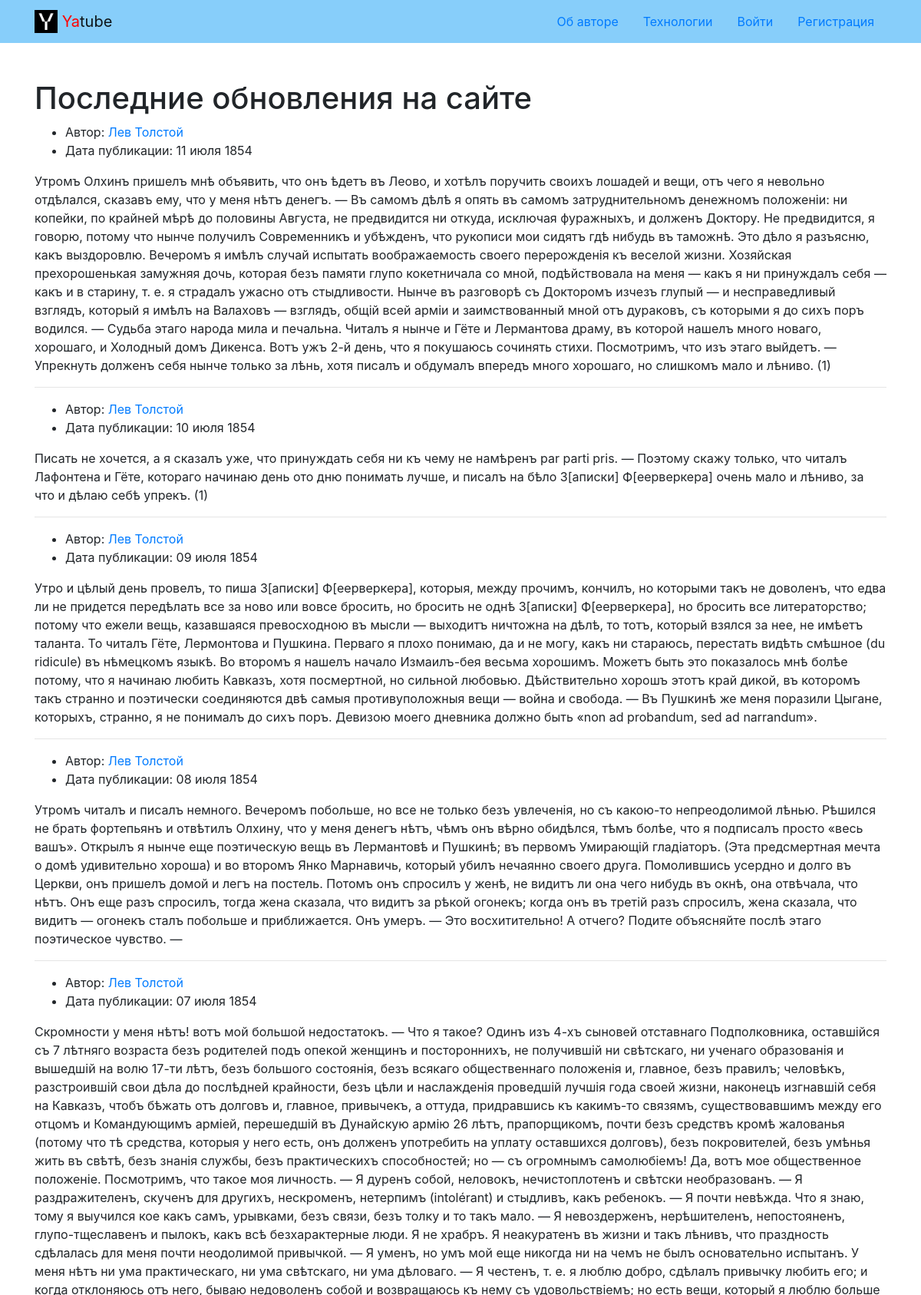
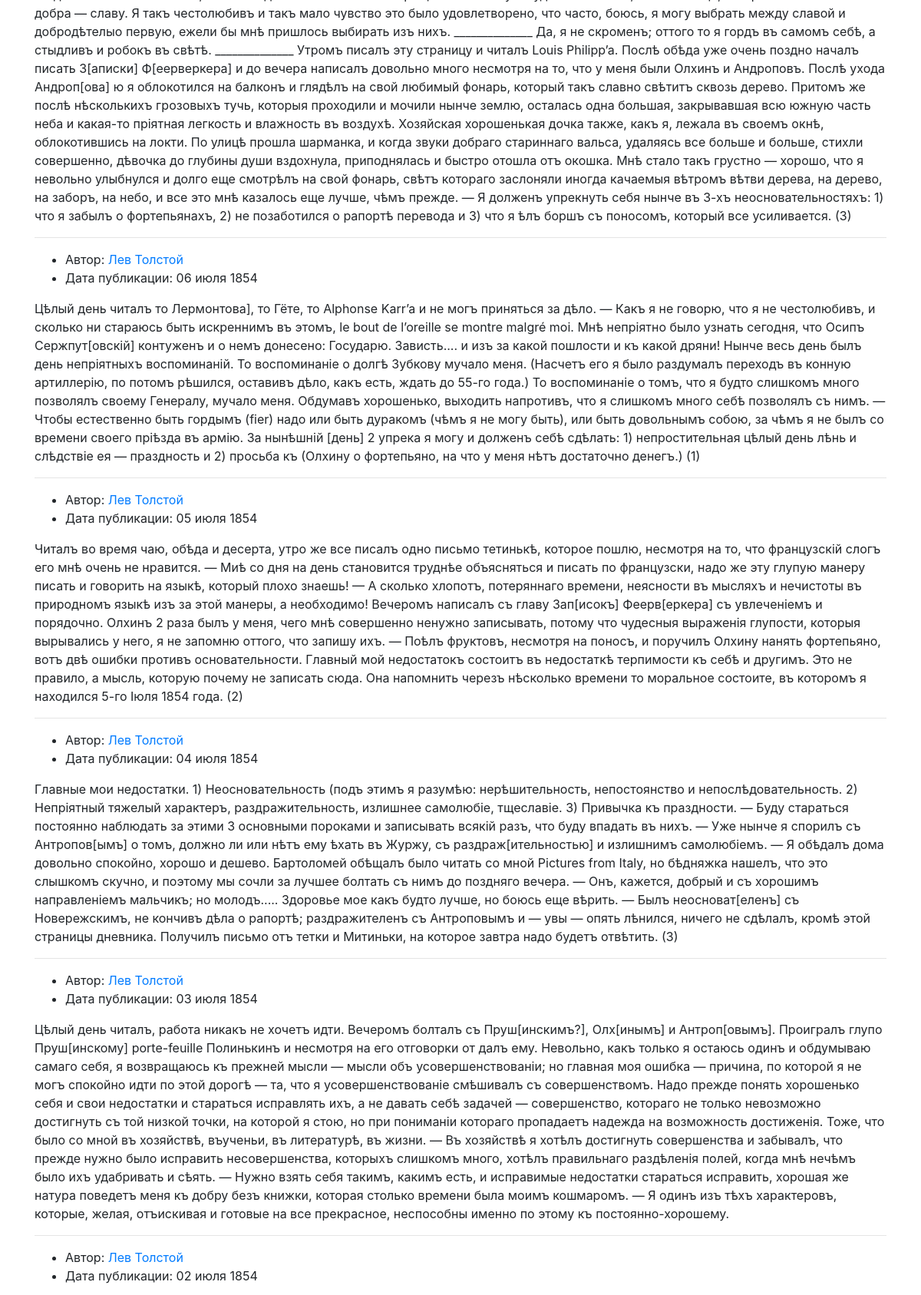
/?page=4 (upper part), run on the app's committed database (2 pictures, top to bottom).
### posts/models.py (models this page shows, shortened)
class Post(models.Model):
    text = models.TextField()
    pub_date = models.DateTimeField(auto_now_add=True)
    author = models.ForeignKey(
        User,
        on_delete=models.CASCADE,
        related_name='posts'
    )
    group = models.ForeignKey(
        'Group',
        on_delete=models.SET_NULL,
        blank=True,
        null=True,
        related_name='posts'
    )
    class Meta:
        verbose_name = 'post'
        verbose_name_plural = 'posts'
        ordering = ('-pub_date',)

### posts/views.py (the view)
# urls.py: path('', views.index, name='index'),
def index(request):
    posts = Post.objects.all()
    paginator = Paginator(posts, 10)
    page_number = request.GET.get('page')
    page_obj = paginator.get_page(page_number)
    context = {
        'posts': posts,
        'page_obj': page_obj,
    }
    return render(request, 'posts/index.html', context)

### core/context_processors/year.py (called while the page is built)
def year (request):
    dt = datetime.date.today().year
    return {
        'year' : dt
    }

### templates/posts/index.html (shortened to what this page needs)
{% extends 'base.html' %}
    {% block content %}
      <div class="container py-5">
        <h1>Последние обновления на сайте</h1>
        {% for post in page_obj %}
          <article>
           <ul>
             <li>
              Автор:
              <a
                href= "{% url 'posts:profile' post.author %}">
                {% if post.author.get_full_name %}
                  {{ post.author.get_full_name }}
                {% else %}
                  {{ post.author.username }}
                {% endif %}
              </a>
             </li>
             <li>
               Дата публикации: {{ post.pub_date|date:"d E Y" }}
             </li>
           </ul>
           <p>
             {{ post.text }}
           </p>
          </article>
        {% if not forloop.last %} <hr> {% endif %}
        {% endfor %}
      </div>
    {% endblock %}

### data on the page
Post: author.get_full_name "Лев Толстой", pub_date "11 июля 1854", text "Утромъ Олхинъ пришелъ мнѣ объявить, что онъ ѣдетъ въ Леово, и хотѣлъ поручить своихъ лошадей и вещи, отъ чего я невольно отдѣлался, сказавъ ему, что у меня нѣтъ денегъ. — Въ самомъ дѣлѣ я опять въ самомъ затруднительномъ денежномъ положеніи: ни копейки, по крайней мѣрѣ до половины Августа, не предвидится ни откуда, исключая фуражныхъ, и долженъ Доктору. Не предвидится, я говорю, потому что нынче получилъ Современникъ и убѣжденъ, что рукописи мои сидятъ гдѣ нибудь въ таможнѣ. Это дѣло я разъясню, какъ выздоровлю. Вечеромъ я имѣлъ случай испытать воображаемость своего перерожденія къ веселой жизни. Хозяйская прехорошенькая замужняя дочь, которая безъ памяти глупо кокетничала со мной,…"
Post: author.get_full_name "Лев Толстой", pub_date "10 июля 1854", text "Писать не хочется, а я сказалъ уже, что принуждать себя ни къ чему не намѣренъ par parti pris. — Поэтому скажу только, что читалъ Лафонтена и Гёте, котораго начинаю день ото дню понимать лучше, и писалъ на бѣло З[аписки] Ф[еерверкера] очень мало и лѣниво, за что и дѣлаю себѣ упрекъ. (1)"
Post: author.get_full_name "Лев Толстой", pub_date "09 июля 1854", text "Утро и цѣлый день провелъ, то пиша З[аписки] Ф[еерверкера], которыя, между прочимъ, кончилъ, но которыми такъ не доволенъ, что едва ли не придется передѣлать все за ново или вовсе бросить, но бросить не однѣ З[аписки] Ф[еерверкера], но бросить все литераторство; потому что ежели вещь, казавшаяся превосходною въ мысли — выходитъ ничтожна на дѣлѣ, то тотъ, который взялся за нее, не имѣетъ таланта. То читалъ Гёте, Лермонтова и Пушкина. Перваго я плохо понимаю, да и не могу, какъ ни стараюсь, перестать видѣть смѣшное (du ridicule) въ нѣмецкомъ языкѣ. Во второмъ я нашелъ начало Измаилъ-бея весьма хорошимъ. Можетъ быть это показалось мнѣ болѣе потому, что я начинаю любить Кавказъ, хотя…"
Post: author.get_full_name "Лев Толстой", pub_date "08 июля 1854", text "Утромъ читалъ и писалъ немного. Вечеромъ побольше, но все не только безъ увлеченія, но съ какою-то непреодолимой лѣнью. Рѣшился не брать фортепьянъ и отвѣтилъ Олхину, что у меня денегъ нѣтъ, чѣмъ онъ вѣрно обидѣлся, тѣмъ болѣе, что я подписалъ просто «весь вашъ». Открылъ я нынче еще поэтическую вещь въ Лермантовѣ и Пушкинѣ; въ первомъ Умирающій гладіаторъ. (Эта предсмертная мечта о домѣ удивительно хороша) и во второмъ Янко Марнавичь, который убилъ нечаянно своего друга. Помолившись усердно и долго въ Церкви, онъ пришелъ домой и легъ на постель. Потомъ онъ спросилъ у женѣ, не видитъ ли она чего нибудь въ окнѣ, она отвѣчала, что нѣтъ. Онъ еще разъ спросилъ, тогда жена сказала, что видитъ за…"
Post: author.get_full_name "Лев Толстой", pub_date "07 июля 1854", text "Скромности у меня нѣтъ! вотъ мой большой недостатокъ. — Что я такое? Одинъ изъ 4-хъ сыновей отставнаго Подполковника, оставшійся съ 7 лѣтняго возраста безъ родителей подъ опекой женщинъ и постороннихъ, не получившій ни свѣтскаго, ни ученаго образованія и вышедшій на волю 17-ти лѣтъ, безъ большого состоянія, безъ всякаго общественнаго положенія и, главное, безъ правилъ; человѣкъ, разстроившій свои дѣла до послѣдней крайности, безъ цѣли и наслажденія проведшій лучшія года своей жизни, наконецъ изгнавшій себя на Кавказъ, чтобъ бѣжать отъ долговъ и, главное, привычекъ, а оттуда, придравшись къ какимъ-то связямъ, существовавшимъ между его отцомъ и Командующимъ арміей, перешедшій въ Дунайскую…"
Post: author.get_full_name "Лев Толстой", pub_date "06 июля 1854", text "Цѣлый день читалъ то Лермонтова], то Гёте, то Alphonse Karr’a и не могъ приняться за дѣло. — Какъ я не говорю, что я не честолюбивъ, и сколько ни стараюсь быть искреннимъ въ этомъ, le bout de l’oreille se montre malgré moi. Мнѣ непріятно было узнать сегодня, что Осипъ Сержпут[овскій] контуженъ и о немъ донесено: Государю. Зависть.... и изъ за какой пошлости и къ какой дряни! Нынче весь день былъ день непріятныхъ воспоминаній. То воспоминаніе о долгѣ Зубкову мучало меня. (Насчетъ его я было раздумалъ переходъ въ конную артиллерію, по потомъ рѣшился, оставивъ дѣло, какъ есть, ждать до 55-го года.) То воспоминаніе о томъ, что я будто слишкомъ много позволялъ своему Генералу, мучало меня.…"
Post: author.get_full_name "Лев Толстой", pub_date "05 июля 1854", text "Читалъ во время чаю, обѣда и десерта, утро же все писалъ одно письмо тетинькѣ, которое пошлю, несмотря на то, что французскій слогъ его мнѣ очень не нравится. — Миѣ со дня на день становится труднѣе объясняться и писать по французски, надо же эту глупую манеру писать и говорить на языкѣ, который плохо знаешь! — А сколько хлопотъ, потеряннаго времени, неясности въ мысляхъ и нечистоты въ природномъ языкѣ изъ за этой манеры, а необходимо! Вечеромъ написалъ съ главу Зап[исокъ] Феерв[еркера] съ увлеченіемъ и порядочно. Олхинъ 2 раза былъ у меня, чего мнѣ совершенно ненужно записывать, потому что чудесныя выраженія глупости, которыя вырывались у него, я не запомню оттого, что запишу ихъ. — Поѣлъ…"
Post: author.get_full_name "Лев Толстой", pub_date "04 июля 1854", text "Главные мои недостатки. 1) Неосновательность (подъ этимъ я разумѣю: нерѣшительность, непостоянство и непослѣдовательность. 2) Непріятный тяжелый характеръ, раздражительность, излишнее самолюбіе, тщеславіе. 3) Привычка къ праздности. — Буду стараться постоянно наблюдать за этими 3 основными пороками и записывать всякій разъ, что буду впадать въ нихъ. — Уже нынче я спорилъ съ Антропов[ымъ] о томъ, должно ли или нѣтъ ему ѣхать въ Журжу, съ раздраж[ительностью] и излишнимъ самолюбіемъ. — Я обѣдалъ дома довольно спокойно, хорошо и дешево. Бартоломей обѣщалъ было читать со мной Pictures from Italy, но бѣдняжка нашелъ, что это слышкомъ скучно, и поэтому мы сочли за лучшее болтать съ нимъ до…"
Post: author.get_full_name "Лев Толстой", pub_date "03 июля 1854", text "Цѣлый день читалъ, работа никакъ не хочетъ идти. Вечеромъ болталъ съ Пруш[инскимъ?], Олх[инымъ] и Антроп[овымъ]. Проигралъ глупо Пруш[инскому] porte-feuille Полинькинъ и несмотря на его отговорки от далъ ему. Невольно, какъ только я остаюсь одинъ и обдумываю самаго себя, я возвращаюсь къ прежней мысли — мысли объ усовершенствованіи; но главная моя ошибка — причина, по которой я не могъ спокойно идти по этой дорогѣ — та, что я усовершенствованіе смѣшивалъ съ совершенствомъ. Надо прежде понять хорошенько себя и свои недостатки и стараться исправлять ихъ, а не давать себѣ задачей — совершенство, котораго не только невозможно достигнуть съ той низкой точки, на которой я стою, но при пониманіи…"
Post: author.get_full_name "Лев Толстой", pub_date "02 июля 1854"
